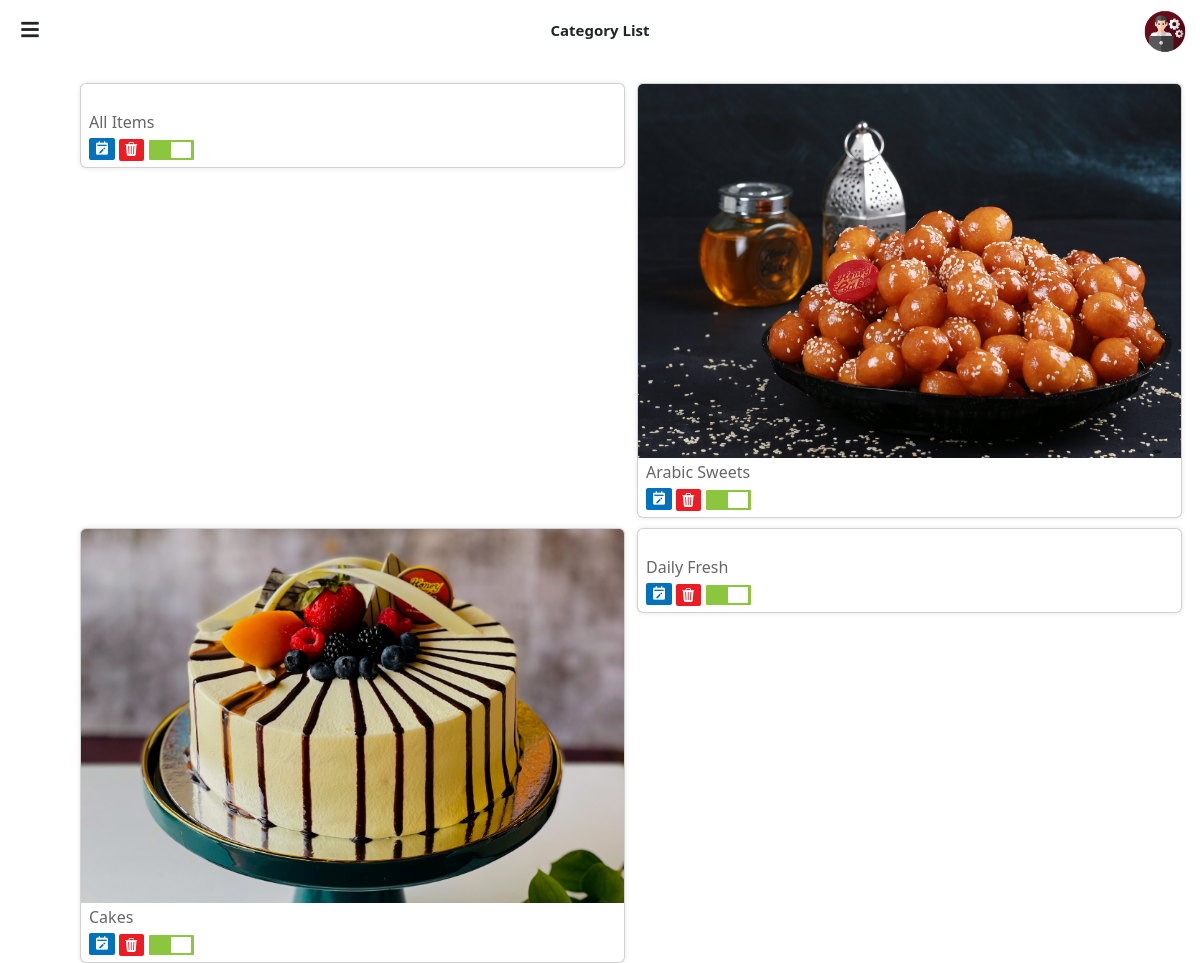
Page /category/ (signed in) on the committed database.
### adminapp/models.py (models this page shows, shortened)
class Category(models.Model):
    name = models.CharField(max_length= 100)
    image = models.ImageField(upload_to='category_image', null=True)
    availability = models.BooleanField(default=False)

### adminapp/views.py (the view)
# urls.py: path('category/', views.category_list, name='category_list'),
@login_required
def category_list(request):
    categories = Category.objects.all()
    return render(request, 'category_list.html', {'categories': categories})

### adminapp/templates/category_list.html (shortened to what this page needs)
<!DOCTYPE html>
{% load static %}
<html lang="en">
<head>
    <link href="https://cdn.jsdelivr.net/npm/bootstrap@5.3.0-alpha3/dist/css/bootstrap.min.css" rel="stylesheet">
    <link rel="stylesheet" href="https://cdn.jsdelivr.net/npm/bootstrap-icons@1.10.5/font/bootstrap-icons.css">
    <link href='https://unpkg.com/boxicons@2.1.4/css/boxicons.min.css' rel='stylesheet'>
	<link rel="stylesheet" href="https://cdnjs.cloudflare.com/ajax/libs/font-awesome/5.15.4/css/all.min.css">
	<link rel="stylesheet" href="{% static 'css/category-list.css' %}">
	<link rel="stylesheet" href="{% static 'css/animated.css' %}">
	<link rel="stylesheet" href="{% static 'css/img-dropdown.css' %}">
</head>
<body>
    <header>
		<div class="row">
			<div class="col">
				<div class="menu-icon" id="menuIcon">
					<i class="fas fa-bars"></i>
				</div>
			</div>
			<div class="col">
				<div style="display: flex; justify-content: center; padding-top: 19px; font-size: 15px;
				font-weight: 600;">
					<p><span>Category</span> List</p>
				</div>
			</div>
			<div class="col">
				<div class="admin-profile">
					<div class="dropdown-img">
						<img src="{% static 'images/admin.png' %}" alt="Image" width="50px" style="padding-top: 8px; margin-right: 10px;">
					</div>
				</div>
			</div>
		</div>
    </header>
	<div class="container fade-up">
		<div class="row">
			{% for category in categories %}
				<div class="col-md-6 col-lg-3 col-xs-6">
					<div class="card">
						<a href="{% url 'category_products' category.id %}">
							<img src="{{ category.image.url }}" class="card-img-top" alt="">
						</a>
						<div class="card-body" style="padding: 0px;">
							<p class="card-text">
								<a href="{% url 'category_products' category.id %}" style="color: #666666; font-weight: 500;">{{ category.name }}</a>
							</p>
						</div>
						<div class="card-body" style="padding: 0px;">
							<div class="buttons">
								<span>
									<a href="{% url 'category_edit' category.id %}">
										<i class='bx bxs-calendar-edit' style="background-color: #0071bc; color: #fff; padding-top: 2px;
																				padding-bottom: 4px; padding-left: 5px; padding-right: 5px;
																				border-radius: 2px;">
										</i>
									</a>
								</span>
								<span>
									<a href="{% url 'category_delete' category.id %}" onclick="return confirm('Do you want to logout this page?')">
										<i class='bi bi-trash3-fill' style="background-color: #ed1c24; color: #fff; padding-top: 1px;
																				padding-bottom: 2px; padding-left: 5px; padding-right: 2px;
																				border-radius: 2px; font-size: 14px;">
										</i>
									</a>
								</span>
								<span style="padding-left: 5px;">
									<label class="switch">
										<span class="slider round"></span>
									</label>
								</span>
							</div>
						</div>
					</div>
				</div>
			{% endfor %}
		</div>
		</div>
</body>
</html>

### static/css/category-list.css (style rules this page uses)
body { margin: 0; padding: 0; }
.menu-icon { display: flex; justify-content: center; align-items: center; width: 40px; height: 30px; cursor: pointer; position: fixed; top: 15px; left: 10px; z-index: 100; }
.menu-icon i { font-size: 20px; }
.admin-profile { display: flex; justify-content: end; }
@media (max-width: 1300px) { .col-xs-6 { flex: 0 0 50%; max-width: 50%; padding-right: 0px; } }
.container { margin-right: 0px; margin-top: 15px; padding-left: 120px; padding-right: 30px; }
.card { margin-top: 10px; box-shadow: 0 0 5px rgba(0, 0, 0, 0.1); }
.card-body p { padding-left: 8px; padding-top: 2px; }
.card-body a { text-decoration: none; }
@media (max-width: 1300px) { .container { padding-left: 20px; } }
.buttons { padding-left: 8px; padding-top: 3px; margin-bottom: 6px; }
.switch { position: relative; display: inline-block; width: 45px; height: 20px; }
.slider { position: absolute; cursor: pointer; top: 3px; left: 0; right: 0; bottom: -3px; background-color: #ccc; border-radius: 1px; transition: .4s; }
.slider:before { position: absolute; content: ""; height: 16px; width: 20px; left: 2px; bottom: 2px; background-color: white; border-radius: 1px; transition: .4s; }
input:checked + .slider { background-color: #8cc63f; }
input:checked + .slider:before { transform: translateX(20px); }

### static/css/img-dropdown.css (style rules this page uses)
.dropdown-img { position: relative; display: inline-block; }

### rows in the picture
Category: name "All Items"
Category: image (picture), name "Arabic Sweets"
Category: image (picture), name "Cakes"
Category: name "Daily Fresh"
